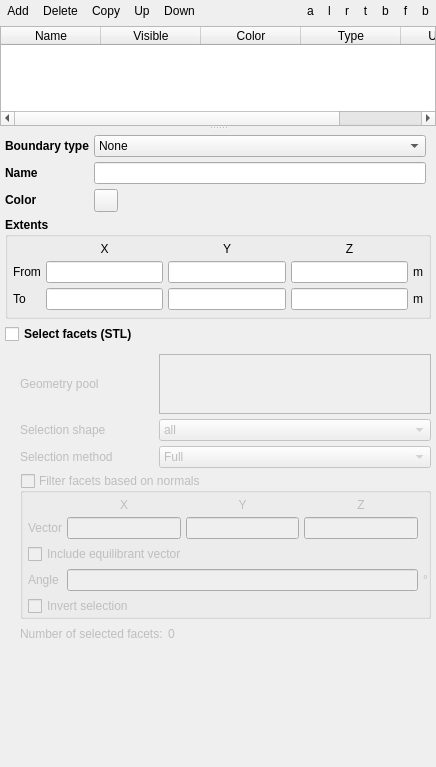
<?xml version="1.0" encoding="UTF-8"?>
<ui version="4.0">
 <class>regions</class>
 <widget class="QWidget" name="regions">
  <property name="geometry">
   <rect>
    <x>0</x>
    <y>0</y>
    <width>436</width>
    <height>767</height>
   </rect>
  </property>
  <layout class="QGridLayout" name="gridLayout_5">
   <property name="leftMargin">
    <number>0</number>
   </property>
   <property name="topMargin">
    <number>0</number>
   </property>
   <property name="rightMargin">
    <number>0</number>
   </property>
   <property name="bottomMargin">
    <number>0</number>
   </property>
   <property name="spacing">
    <number>5</number>
   </property>
   <item row="0" column="0">
    <widget class="QWidget" name="button_frame" native="true">
     <property name="sizePolicy">
      <sizepolicy hsizetype="Preferred" vsizetype="Fixed">
       <horstretch>0</horstretch>
       <verstretch>0</verstretch>
      </sizepolicy>
     </property>
     <layout class="QHBoxLayout" name="horizontalLayout_15">
      <property name="spacing">
       <number>0</number>
      </property>
      <property name="leftMargin">
       <number>0</number>
      </property>
      <property name="topMargin">
       <number>0</number>
      </property>
      <property name="rightMargin">
       <number>0</number>
      </property>
      <property name="bottomMargin">
       <number>0</number>
      </property>
      <item>
       <widget class="QToolButton" name="toolbutton_region_add">
        <property name="toolTip">
         <string>Define new region</string>
        </property>
        <property name="text">
         <string>Add</string>
        </property>
        <property name="autoRaise">
         <bool>true</bool>
        </property>
       </widget>
      </item>
      <item>
       <widget class="QToolButton" name="toolbutton_region_delete">
        <property name="toolTip">
         <string>Delete region definition</string>
        </property>
        <property name="text">
         <string>Delete</string>
        </property>
        <property name="autoRaise">
         <bool>true</bool>
        </property>
       </widget>
      </item>
      <item>
       <widget class="QToolButton" name="toolbutton_region_copy">
        <property name="toolTip">
         <string>Copy region definition</string>
        </property>
        <property name="text">
         <string>Copy</string>
        </property>
        <property name="autoRaise">
         <bool>true</bool>
        </property>
       </widget>
      </item>
      <item>
       <widget class="QToolButton" name="toolbutton_row_up">
        <property name="toolTip">
         <string>Move selected row up</string>
        </property>
        <property name="text">
         <string>Up</string>
        </property>
        <property name="autoRaise">
         <bool>true</bool>
        </property>
       </widget>
      </item>
      <item>
       <widget class="QToolButton" name="toolbutton_row_down">
        <property name="toolTip">
         <string>Move selected row down</string>
        </property>
        <property name="text">
         <string>Down</string>
        </property>
        <property name="autoRaise">
         <bool>true</bool>
        </property>
       </widget>
      </item>
      <item>
       <spacer name="horizontalSpacer_5">
        <property name="orientation">
         <enum>Qt::Horizontal</enum>
        </property>
        <property name="sizeHint" stdset="0">
         <size>
          <width>342</width>
          <height>20</height>
         </size>
        </property>
       </spacer>
      </item>
      <item>
       <widget class="QToolButton" name="toolbutton_region_a">
        <property name="text">
         <string>a</string>
        </property>
        <property name="autoRaise">
         <bool>true</bool>
        </property>
       </widget>
      </item>
      <item>
       <widget class="QToolButton" name="toolbutton_region_l">
        <property name="text">
         <string>l</string>
        </property>
        <property name="autoRaise">
         <bool>true</bool>
        </property>
       </widget>
      </item>
      <item>
       <widget class="QToolButton" name="toolbutton_region_r">
        <property name="text">
         <string>r</string>
        </property>
        <property name="autoRaise">
         <bool>true</bool>
        </property>
       </widget>
      </item>
      <item>
       <widget class="QToolButton" name="toolbutton_region_t">
        <property name="text">
         <string>t</string>
        </property>
        <property name="autoRaise">
         <bool>true</bool>
        </property>
       </widget>
      </item>
      <item>
       <widget class="QToolButton" name="toolbutton_region_b">
        <property name="text">
         <string>b</string>
        </property>
        <property name="autoRaise">
         <bool>true</bool>
        </property>
       </widget>
      </item>
      <item>
       <widget class="QToolButton" name="toolbutton_region_f">
        <property name="text">
         <string>f</string>
        </property>
        <property name="autoRaise">
         <bool>true</bool>
        </property>
       </widget>
      </item>
      <item>
       <widget class="QToolButton" name="toolbutton_region_back">
        <property name="text">
         <string>b</string>
        </property>
        <property name="autoRaise">
         <bool>true</bool>
        </property>
       </widget>
      </item>
     </layout>
    </widget>
   </item>
   <item row="1" column="0">
    <widget class="QSplitter" name="splitter">
     <property name="orientation">
      <enum>Qt::Vertical</enum>
     </property>
     <widget class="QWidget" name="top_frame" native="true">
      <property name="maximumSize">
       <size>
        <width>16777215</width>
        <height>100</height>
       </size>
      </property>
      <layout class="QGridLayout" name="gridLayout_3">
       <property name="leftMargin">
        <number>0</number>
       </property>
       <property name="topMargin">
        <number>0</number>
       </property>
       <property name="rightMargin">
        <number>0</number>
       </property>
       <property name="bottomMargin">
        <number>0</number>
       </property>
       <property name="spacing">
        <number>5</number>
       </property>
       <item row="0" column="0">
        <widget class="Table" name="tablewidget_regions">
         <property name="sizePolicy">
          <sizepolicy hsizetype="Expanding" vsizetype="Minimum">
           <horstretch>0</horstretch>
           <verstretch>0</verstretch>
          </sizepolicy>
         </property>
         <property name="minimumSize">
          <size>
           <width>0</width>
           <height>0</height>
          </size>
         </property>
         <property name="maximumSize">
          <size>
           <width>16777215</width>
           <height>100</height>
          </size>
         </property>
         <property name="baseSize">
          <size>
           <width>0</width>
           <height>0</height>
          </size>
         </property>
         <property name="styleSheet">
          <string notr="true"/>
         </property>
         <property name="editTriggers">
          <set>QAbstractItemView::NoEditTriggers</set>
         </property>
         <property name="selectionMode">
          <enum>QAbstractItemView::ExtendedSelection</enum>
         </property>
         <property name="selectionBehavior">
          <enum>QAbstractItemView::SelectRows</enum>
         </property>
         <attribute name="horizontalHeaderCascadingSectionResizes">
          <bool>false</bool>
         </attribute>
         <attribute name="horizontalHeaderHighlightSections">
          <bool>false</bool>
         </attribute>
         <attribute name="horizontalHeaderStretchLastSection">
          <bool>true</bool>
         </attribute>
         <attribute name="verticalHeaderVisible">
          <bool>false</bool>
         </attribute>
         <attribute name="verticalHeaderCascadingSectionResizes">
          <bool>false</bool>
         </attribute>
         <attribute name="verticalHeaderHighlightSections">
          <bool>false</bool>
         </attribute>
         <attribute name="verticalHeaderStretchLastSection">
          <bool>false</bool>
         </attribute>
         <column>
          <property name="text">
           <string>Name</string>
          </property>
         </column>
         <column>
          <property name="text">
           <string>Visible</string>
          </property>
         </column>
         <column>
          <property name="text">
           <string>Color</string>
          </property>
         </column>
         <column>
          <property name="text">
           <string>Type</string>
          </property>
         </column>
         <column>
          <property name="text">
           <string>Used By</string>
          </property>
         </column>
        </widget>
       </item>
      </layout>
     </widget>
     <widget class="QWidget" name="detail_pane" native="true">
      <property name="sizePolicy">
       <sizepolicy hsizetype="Preferred" vsizetype="Expanding">
        <horstretch>0</horstretch>
        <verstretch>1</verstretch>
       </sizepolicy>
      </property>
      <layout class="QVBoxLayout" name="verticalLayout">
       <property name="spacing">
        <number>5</number>
       </property>
       <property name="leftMargin">
        <number>5</number>
       </property>
       <property name="topMargin">
        <number>0</number>
       </property>
       <property name="rightMargin">
        <number>5</number>
       </property>
       <property name="bottomMargin">
        <number>0</number>
       </property>
       <item>
        <widget class="QWidget" name="widget_region_parameters" native="true">
         <property name="enabled">
          <bool>true</bool>
         </property>
         <property name="sizePolicy">
          <sizepolicy hsizetype="Preferred" vsizetype="Fixed">
           <horstretch>0</horstretch>
           <verstretch>0</verstretch>
          </sizepolicy>
         </property>
         <layout class="QGridLayout" name="gridLayout_16">
          <property name="leftMargin">
           <number>0</number>
          </property>
          <property name="topMargin">
           <number>5</number>
          </property>
          <property name="rightMargin">
           <number>0</number>
          </property>
          <property name="bottomMargin">
           <number>0</number>
          </property>
          <property name="spacing">
           <number>5</number>
          </property>
          <item row="6" column="0" colspan="2">
           <widget class="QCheckBox" name="checkbox_selectfacets">
            <property name="font">
             <font>
              <weight>75</weight>
              <bold>true</bold>
             </font>
            </property>
            <property name="text">
             <string>Select facets (STL)</string>
            </property>
           </widget>
          </item>
          <item row="3" column="0">
           <widget class="QLabel" name="label_color">
            <property name="sizePolicy">
             <sizepolicy hsizetype="Preferred" vsizetype="Fixed">
              <horstretch>0</horstretch>
              <verstretch>0</verstretch>
             </sizepolicy>
            </property>
            <property name="font">
             <font>
              <weight>75</weight>
              <bold>true</bold>
             </font>
            </property>
            <property name="text">
             <string>Color</string>
            </property>
           </widget>
          </item>
          <item row="1" column="1">
           <widget class="LineEdit" name="lineedit_region_name"/>
          </item>
          <item row="7" column="0" colspan="3">
           <widget class="QWidget" name="groupbox_stl" native="true">
            <property name="enabled">
             <bool>false</bool>
            </property>
            <property name="sizePolicy">
             <sizepolicy hsizetype="Preferred" vsizetype="Fixed">
              <horstretch>0</horstretch>
              <verstretch>0</verstretch>
             </sizepolicy>
            </property>
            <property name="font">
             <font>
              <weight>75</weight>
              <bold>true</bold>
             </font>
            </property>
            <layout class="QGridLayout" name="gridLayout">
             <property name="leftMargin">
              <number>15</number>
             </property>
             <property name="topMargin">
              <number>5</number>
             </property>
             <property name="rightMargin">
              <number>0</number>
             </property>
             <property name="bottomMargin">
              <number>0</number>
             </property>
             <property name="spacing">
              <number>5</number>
             </property>
             <item row="5" column="0" colspan="3">
              <widget class="QWidget" name="widget" native="true">
               <layout class="QHBoxLayout" name="horizontalLayout">
                <property name="spacing">
                 <number>5</number>
                </property>
                <property name="leftMargin">
                 <number>0</number>
                </property>
                <property name="topMargin">
                 <number>0</number>
                </property>
                <property name="rightMargin">
                 <number>0</number>
                </property>
                <property name="bottomMargin">
                 <number>0</number>
                </property>
                <item>
                 <widget class="QLabel" name="label_11">
                  <property name="font">
                   <font>
                    <weight>50</weight>
                    <bold>false</bold>
                   </font>
                  </property>
                  <property name="text">
                   <string>Number of selected facets:</string>
                  </property>
                 </widget>
                </item>
                <item>
                 <widget class="QLabel" name="label_numbeoffacets">
                  <property name="font">
                   <font>
                    <weight>50</weight>
                    <bold>false</bold>
                   </font>
                  </property>
                  <property name="text">
                   <string>0</string>
                  </property>
                  <property name="textInteractionFlags">
                   <set>Qt::LinksAccessibleByMouse|Qt::TextSelectableByKeyboard|Qt::TextSelectableByMouse</set>
                  </property>
                 </widget>
                </item>
                <item>
                 <spacer name="horizontalSpacer">
                  <property name="orientation">
                   <enum>Qt::Horizontal</enum>
                  </property>
                  <property name="sizeHint" stdset="0">
                   <size>
                    <width>40</width>
                    <height>20</height>
                   </size>
                  </property>
                 </spacer>
                </item>
               </layout>
              </widget>
             </item>
             <item row="3" column="0">
              <widget class="QLabel" name="label_4">
               <property name="font">
                <font>
                 <weight>50</weight>
                 <bold>false</bold>
                </font>
               </property>
               <property name="text">
                <string>Selection method</string>
               </property>
              </widget>
             </item>
             <item row="2" column="0">
              <widget class="QLabel" name="label">
               <property name="sizePolicy">
                <sizepolicy hsizetype="Preferred" vsizetype="Fixed">
                 <horstretch>0</horstretch>
                 <verstretch>0</verstretch>
                </sizepolicy>
               </property>
               <property name="font">
                <font>
                 <weight>50</weight>
                 <bold>false</bold>
                </font>
               </property>
               <property name="text">
                <string>Selection shape</string>
               </property>
              </widget>
             </item>
             <item row="2" column="1" colspan="2">
              <widget class="ComboBox" name="combobox_stl_shape">
               <property name="font">
                <font>
                 <weight>50</weight>
                 <bold>false</bold>
                </font>
               </property>
               <item>
                <property name="text">
                 <string>all</string>
                </property>
               </item>
               <item>
                <property name="text">
                 <string>box</string>
                </property>
               </item>
               <item>
                <property name="text">
                 <string>ellipsoid</string>
                </property>
               </item>
              </widget>
             </item>
             <item row="4" column="0" colspan="3">
              <widget class="QGroupBox" name="groupbox_filter_facets">
               <property name="font">
                <font>
                 <weight>50</weight>
                 <bold>false</bold>
                </font>
               </property>
               <property name="title">
                <string>Filter facets based on normals</string>
               </property>
               <property name="flat">
                <bool>true</bool>
               </property>
               <property name="checkable">
                <bool>true</bool>
               </property>
               <property name="checked">
                <bool>false</bool>
               </property>
               <layout class="QGridLayout" name="gridLayout_2">
                <property name="leftMargin">
                 <number>5</number>
                </property>
                <property name="topMargin">
                 <number>5</number>
                </property>
                <property name="rightMargin">
                 <number>0</number>
                </property>
                <property name="bottomMargin">
                 <number>0</number>
                </property>
                <property name="spacing">
                 <number>5</number>
                </property>
                <item row="1" column="2">
                 <widget class="LineEdit" name="lineedit_filter_y"/>
                </item>
                <item row="1" column="0">
                 <widget class="QLabel" name="label_2">
                  <property name="sizePolicy">
                   <sizepolicy hsizetype="Preferred" vsizetype="Fixed">
                    <horstretch>0</horstretch>
                    <verstretch>0</verstretch>
                   </sizepolicy>
                  </property>
                  <property name="text">
                   <string>Vector</string>
                  </property>
                 </widget>
                </item>
                <item row="1" column="3">
                 <widget class="LineEdit" name="lineedit_filter_z"/>
                </item>
                <item row="1" column="1">
                 <widget class="LineEdit" name="lineedit_filter_x"/>
                </item>
                <item row="5" column="0">
                 <widget class="QLabel" name="label_3">
                  <property name="sizePolicy">
                   <sizepolicy hsizetype="Preferred" vsizetype="Fixed">
                    <horstretch>0</horstretch>
                    <verstretch>0</verstretch>
                   </sizepolicy>
                  </property>
                  <property name="text">
                   <string>Angle</string>
                  </property>
                 </widget>
                </item>
                <item row="5" column="1" colspan="3">
                 <widget class="LineEdit" name="lineedit_deviation_angle"/>
                </item>
                <item row="5" column="4">
                 <widget class="QLabel" name="label_10">
                  <property name="text">
                   <string>&lt;html&gt;&lt;head/&gt;&lt;body&gt;&lt;p&gt;°&lt;/p&gt;&lt;/body&gt;&lt;/html&gt;</string>
                  </property>
                 </widget>
                </item>
                <item row="6" column="0" colspan="5">
                 <widget class="CheckBox" name="checkbox_invert">
                  <property name="text">
                   <string>Invert selection</string>
                  </property>
                 </widget>
                </item>
                <item row="2" column="0" colspan="5">
                 <widget class="CheckBox" name="checkbox_equilibrant">
                  <property name="text">
                   <string>Include equilibrant vector</string>
                  </property>
                 </widget>
                </item>
                <item row="0" column="1">
                 <widget class="QLabel" name="label_12">
                  <property name="text">
                   <string>X</string>
                  </property>
                  <property name="alignment">
                   <set>Qt::AlignCenter</set>
                  </property>
                 </widget>
                </item>
                <item row="0" column="2">
                 <widget class="QLabel" name="label_13">
                  <property name="text">
                   <string>Y</string>
                  </property>
                  <property name="alignment">
                   <set>Qt::AlignCenter</set>
                  </property>
                 </widget>
                </item>
                <item row="0" column="3">
                 <widget class="QLabel" name="label_14">
                  <property name="text">
                   <string>Z</string>
                  </property>
                  <property name="alignment">
                   <set>Qt::AlignCenter</set>
                  </property>
                 </widget>
                </item>
               </layout>
              </widget>
             </item>
             <item row="1" column="0">
              <widget class="QLabel" name="label_15">
               <property name="font">
                <font>
                 <weight>50</weight>
                 <bold>false</bold>
                </font>
               </property>
               <property name="text">
                <string>Geometry pool</string>
               </property>
              </widget>
             </item>
             <item row="1" column="1" colspan="2">
              <widget class="ListWidget" name="listwidget_regions_geometry_pool">
               <property name="maximumSize">
                <size>
                 <width>16777215</width>
                 <height>60</height>
                </size>
               </property>
               <property name="font">
                <font>
                 <weight>50</weight>
                 <bold>false</bold>
                </font>
               </property>
               <property name="selectionMode">
                <enum>QAbstractItemView::NoSelection</enum>
               </property>
              </widget>
             </item>
             <item row="3" column="1" colspan="2">
              <widget class="ComboBox" name="comboBox_selection_method">
               <property name="font">
                <font>
                 <weight>50</weight>
                 <bold>false</bold>
                </font>
               </property>
               <property name="toolTip">
                <string>&lt;html&gt;&lt;head/&gt;&lt;body&gt;&lt;p&gt;&lt;span style=&quot; font-weight:600;&quot;&gt;Full&lt;/span&gt; - The facet is selected if it is completely inside the region (all 3 vertices)&lt;/p&gt;&lt;p&gt;&lt;span style=&quot; font-weight:600;&quot;&gt;Partial&lt;/span&gt; - The facet is selected if it is partially inside the region (at least one vertex)&lt;/p&gt;&lt;p&gt;&lt;span style=&quot; font-weight:600;&quot;&gt;Slice&lt;/span&gt; - Slice the facet and only keep what fits inside the region&lt;/p&gt;&lt;/body&gt;&lt;/html&gt;</string>
               </property>
               <item>
                <property name="text">
                 <string>Full</string>
                </property>
               </item>
               <item>
                <property name="text">
                 <string>Partial</string>
                </property>
               </item>
               <item>
                <property name="text">
                 <string>Slice</string>
                </property>
               </item>
              </widget>
             </item>
            </layout>
           </widget>
          </item>
          <item row="3" column="1">
           <widget class="QToolButton" name="toolbutton_color">
            <property name="text">
             <string/>
            </property>
            <property name="autoRaise">
             <bool>false</bool>
            </property>
           </widget>
          </item>
          <item row="0" column="0">
           <widget class="QLabel" name="label_bc_type">
            <property name="font">
             <font>
              <weight>75</weight>
              <bold>true</bold>
             </font>
            </property>
            <property name="text">
             <string>Boundary type</string>
            </property>
           </widget>
          </item>
          <item row="1" column="0">
           <widget class="QLabel" name="label_region_name">
            <property name="sizePolicy">
             <sizepolicy hsizetype="Preferred" vsizetype="Fixed">
              <horstretch>0</horstretch>
              <verstretch>0</verstretch>
             </sizepolicy>
            </property>
            <property name="font">
             <font>
              <weight>75</weight>
              <bold>true</bold>
             </font>
            </property>
            <property name="text">
             <string>Name</string>
            </property>
           </widget>
          </item>
          <item row="5" column="0" colspan="3">
           <widget class="QGroupBox" name="groupbox_extents">
            <property name="font">
             <font>
              <weight>75</weight>
              <bold>true</bold>
             </font>
            </property>
            <property name="title">
             <string>Extents</string>
            </property>
            <property name="flat">
             <bool>true</bool>
            </property>
            <layout class="QGridLayout" name="gridLayout_4">
             <property name="leftMargin">
              <number>5</number>
             </property>
             <property name="topMargin">
              <number>5</number>
             </property>
             <property name="rightMargin">
              <number>5</number>
             </property>
             <property name="bottomMargin">
              <number>6</number>
             </property>
             <property name="spacing">
              <number>5</number>
             </property>
             <item row="1" column="0">
              <widget class="QLabel" name="label_32">
               <property name="sizePolicy">
                <sizepolicy hsizetype="Preferred" vsizetype="Fixed">
                 <horstretch>0</horstretch>
                 <verstretch>0</verstretch>
                </sizepolicy>
               </property>
               <property name="font">
                <font>
                 <weight>50</weight>
                 <bold>false</bold>
                </font>
               </property>
               <property name="text">
                <string>From</string>
               </property>
              </widget>
             </item>
             <item row="1" column="1">
              <widget class="LineEdit" name="lineedit_regions_from_x">
               <property name="font">
                <font>
                 <weight>50</weight>
                 <bold>false</bold>
                </font>
               </property>
              </widget>
             </item>
             <item row="1" column="2">
              <widget class="LineEdit" name="lineedit_regions_from_y">
               <property name="font">
                <font>
                 <weight>50</weight>
                 <bold>false</bold>
                </font>
               </property>
              </widget>
             </item>
             <item row="1" column="3">
              <widget class="LineEdit" name="lineedit_regions_from_z">
               <property name="font">
                <font>
                 <weight>50</weight>
                 <bold>false</bold>
                </font>
               </property>
              </widget>
             </item>
             <item row="2" column="0">
              <widget class="QLabel" name="label_33">
               <property name="sizePolicy">
                <sizepolicy hsizetype="Preferred" vsizetype="Fixed">
                 <horstretch>0</horstretch>
                 <verstretch>0</verstretch>
                </sizepolicy>
               </property>
               <property name="font">
                <font>
                 <weight>50</weight>
                 <bold>false</bold>
                </font>
               </property>
               <property name="text">
                <string>To</string>
               </property>
              </widget>
             </item>
             <item row="2" column="1">
              <widget class="LineEdit" name="lineedit_regions_to_x">
               <property name="font">
                <font>
                 <weight>50</weight>
                 <bold>false</bold>
                </font>
               </property>
              </widget>
             </item>
             <item row="0" column="1">
              <widget class="QLabel" name="label_region_x">
               <property name="font">
                <font>
                 <weight>50</weight>
                 <bold>false</bold>
                </font>
               </property>
               <property name="text">
                <string>X</string>
               </property>
               <property name="alignment">
                <set>Qt::AlignCenter</set>
               </property>
              </widget>
             </item>
             <item row="2" column="2">
              <widget class="LineEdit" name="lineedit_regions_to_y">
               <property name="font">
                <font>
                 <weight>50</weight>
                 <bold>false</bold>
                </font>
               </property>
              </widget>
             </item>
             <item row="2" column="3">
              <widget class="LineEdit" name="lineedit_regions_to_z">
               <property name="font">
                <font>
                 <weight>50</weight>
                 <bold>false</bold>
                </font>
               </property>
              </widget>
             </item>
             <item row="0" column="2">
              <widget class="QLabel" name="label_region_y">
               <property name="font">
                <font>
                 <weight>50</weight>
                 <bold>false</bold>
                </font>
               </property>
               <property name="text">
                <string>Y</string>
               </property>
               <property name="alignment">
                <set>Qt::AlignCenter</set>
               </property>
              </widget>
             </item>
             <item row="0" column="3">
              <widget class="QLabel" name="label_region_z">
               <property name="font">
                <font>
                 <weight>50</weight>
                 <bold>false</bold>
                </font>
               </property>
               <property name="text">
                <string>Z</string>
               </property>
               <property name="alignment">
                <set>Qt::AlignCenter</set>
               </property>
              </widget>
             </item>
             <item row="1" column="4">
              <widget class="QLabel" name="label_8">
               <property name="font">
                <font>
                 <weight>50</weight>
                 <bold>false</bold>
                </font>
               </property>
               <property name="text">
                <string>m</string>
               </property>
              </widget>
             </item>
             <item row="2" column="4">
              <widget class="QLabel" name="label_9">
               <property name="font">
                <font>
                 <weight>50</weight>
                 <bold>false</bold>
                </font>
               </property>
               <property name="text">
                <string>m</string>
               </property>
              </widget>
             </item>
            </layout>
           </widget>
          </item>
          <item row="0" column="1">
           <widget class="ComboBox" name="combobox_bc_type">
            <item>
             <property name="text">
              <string>None</string>
             </property>
            </item>
            <item>
             <property name="text">
              <string>Mass inflow</string>
             </property>
            </item>
            <item>
             <property name="text">
              <string>Pressure outflow</string>
             </property>
            </item>
            <item>
             <property name="text">
              <string>No-slip wall</string>
             </property>
            </item>
            <item>
             <property name="text">
              <string>Free-slip wall</string>
             </property>
            </item>
            <item>
             <property name="text">
              <string>Partial slip wall</string>
             </property>
            </item>
            <item>
             <property name="text">
              <string>Mixed wall</string>
             </property>
            </item>
            <item>
             <property name="text">
              <string>Pressure inflow</string>
             </property>
            </item>
            <item>
             <property name="text">
              <string>Mass outflow</string>
             </property>
            </item>
           </widget>
          </item>
         </layout>
        </widget>
       </item>
       <item>
        <spacer name="verticalSpacer">
         <property name="orientation">
          <enum>Qt::Vertical</enum>
         </property>
         <property name="sizeType">
          <enum>QSizePolicy::Expanding</enum>
         </property>
         <property name="sizeHint" stdset="0">
          <size>
           <width>20</width>
           <height>40</height>
          </size>
         </property>
        </spacer>
       </item>
      </layout>
     </widget>
    </widget>
   </item>
  </layout>
 </widget>
 <customwidgets>
  <customwidget>
   <class>CheckBox</class>
   <extends>QCheckBox</extends>
   <header>mfixgui.widgets.base</header>
  </customwidget>
  <customwidget>
   <class>LineEdit</class>
   <extends>QLineEdit</extends>
   <header>mfixgui.widgets.base</header>
  </customwidget>
  <customwidget>
   <class>ComboBox</class>
   <extends>QComboBox</extends>
   <header>mfixgui.widgets.base</header>
  </customwidget>
  <customwidget>
   <class>Table</class>
   <extends>QTableWidget</extends>
   <header>mfixgui.widgets.base</header>
  </customwidget>
  <customwidget>
   <class>ListWidget</class>
   <extends>QListWidget</extends>
   <header>mfixgui.widgets.base</header>
  </customwidget>
 </customwidgets>
 <tabstops>
  <tabstop>toolbutton_region_add</tabstop>
  <tabstop>toolbutton_region_delete</tabstop>
  <tabstop>toolbutton_region_copy</tabstop>
  <tabstop>toolbutton_region_a</tabstop>
  <tabstop>toolbutton_region_l</tabstop>
  <tabstop>toolbutton_region_r</tabstop>
  <tabstop>toolbutton_region_t</tabstop>
  <tabstop>toolbutton_region_b</tabstop>
  <tabstop>toolbutton_region_f</tabstop>
  <tabstop>toolbutton_region_back</tabstop>
  <tabstop>tablewidget_regions</tabstop>
  <tabstop>lineedit_region_name</tabstop>
  <tabstop>toolbutton_color</tabstop>
  <tabstop>lineedit_regions_from_x</tabstop>
  <tabstop>lineedit_regions_to_x</tabstop>
  <tabstop>lineedit_regions_from_y</tabstop>
  <tabstop>lineedit_regions_to_y</tabstop>
  <tabstop>lineedit_regions_from_z</tabstop>
  <tabstop>lineedit_regions_to_z</tabstop>
  <tabstop>checkbox_selectfacets</tabstop>
  <tabstop>combobox_stl_shape</tabstop>
  <tabstop>groupbox_filter_facets</tabstop>
  <tabstop>lineedit_filter_x</tabstop>
  <tabstop>lineedit_filter_y</tabstop>
  <tabstop>lineedit_filter_z</tabstop>
  <tabstop>checkbox_equilibrant</tabstop>
  <tabstop>lineedit_deviation_angle</tabstop>
  <tabstop>checkbox_invert</tabstop>
 </tabstops>
 <resources/>
 <connections/>
</ui>
